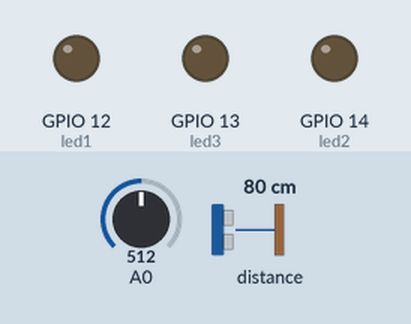
The sketch below on a simulated ESP8266 (NodeMCU). Shown: output pins drawn as LEDs (lit = HIGH). Wiring (inferred from the names in the program): ultrasonic range finder: trigger GPIO 2; echo GPIO 0. The test bench sets the inputs (shaded band); at power-on: A0 = 512, distance to the obstacle 80 cm. The echo pulse lasts 58.3 µs per cm; WiFi joins after 1.5 s; servers stay silent unless stated; random numbers use the default seed unless the sketch sets one; no MQTT or app messages arrive unless stated; pins used as bus, display or sensor lines are not drawn; what the sketch prints to the serial monitor is not drawn.

Above: at 3.1 s.
At 6.7 s:
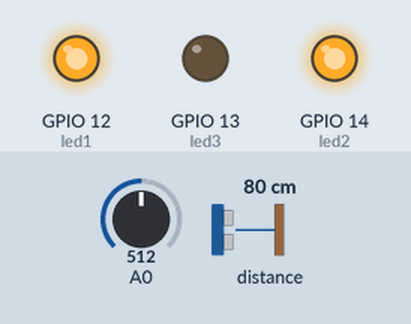
6.8 s: A0 set to 282
13.0 s: A0 set to 266
15.4 s: distance to the obstacle set to 8 cm
18.7 s: distance to the obstacle set to 5 cm
At 22.7 s:
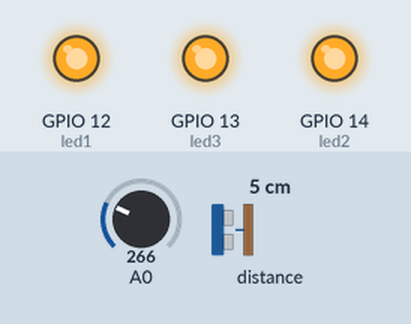
Timing chart, 0 to 24.2 s (numbered marks = the images above; inputs shaded):
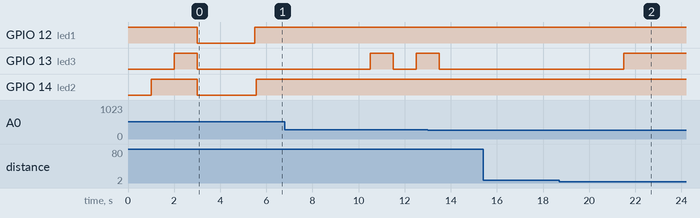

Measured:
- the behaviour switches between 7 and 6 cm on distance to the obstacle (found by bisection; images 1 and 2)
- after the input at 18.7 s, GPIO 13 (led3): LOW → HIGH after 2.8 s

The sketch:

smartbin_mqtt_secondary.ino
```cpp
/*
   Smart Garbage Bin
   By:
   Shubham Ambokar
   Shweta Bhale
   Prayag Desai
   Mini Project
   Sem 5
   TE ET - 1
*/
//secondary bin, red color

//g r y
#define _2l1 5          //33%
#define _2l2 10         //66%
#define _2l3 15         //99%

#define maxiGas 275

#include <ESP8266WiFi.h>
#include <WiFiClient.h>
#include <PubSubClient.h>
#include <Ticker.h>

const char* ssid = "test";

const int trigPin = 2;  //D4
const int echoPin = 0;  //D3

unsigned long currentMillis = 0;
unsigned long previousMillis = 3000;

const int led1 = 12;     //D6 red
const int led2 = 14;     //D7 green
const int led3 = 13;     //D5 yellow

const char* mqtt_server = "iot.eclipse.org";

WiFiClient espClient;
PubSubClient client(espClient);

// defines variables
long duration;
int distance2 = 0;

Ticker blinkTicker;
boolean prevGasTrig = false;
boolean currentGasTrig = false;

void setup() {
  // put your setup code here, to run once:
  pinMode(trigPin, OUTPUT);                   // Sets the trigPin as an Output
  pinMode(echoPin, INPUT);                    // Sets the echoPin as an Input

  pinMode(led1, OUTPUT);
  pinMode(led2, OUTPUT);
  pinMode(led3, OUTPUT);

  digitalWrite(led1, HIGH);
  delay(1000);
  digitalWrite(led2, HIGH);
  delay(1000);
  digitalWrite(led3, HIGH);
  delay(1000);
  digitalWrite(led1, LOW);
  digitalWrite(led2, LOW);
  digitalWrite(led3, LOW);

  client.setServer(mqtt_server, 1883);
  client.setCallback(callback);

  delay(1000);
  Serial.begin(115200);
  WiFi.begin(ssid);
  Serial.println("");

  // Wait for connection
  while (WiFi.status() != WL_CONNECTED) {
    delay(500);
    Serial.print(".");
  }
  digitalWrite(led1, HIGH);

  Serial.println("");
  Serial.print("Connected to ");
  Serial.println(ssid);
  Serial.print("IP address: ");
  Serial.println(WiFi.localIP());
  previousMillis = millis();

}

void loop() {
  // put your main code here, to run repeatedly:
  currentMillis = millis();
  if (currentMillis - previousMillis <= 1500) {
    Serial.println("Executed");
    getDistance();
    if (distance2 <= _2l1) {
      if (!currentGasTrig) {
        Serial.println("HIGH");
        digitalWrite(led3, HIGH);
      }
    }
    else if (distance2 > _2l1 && distance2 <= _2l2) {
      if (!currentGasTrig) {
        Serial.println("LOW");
        digitalWrite(led3, LOW);
      }
    }
    else if (distance2 > _2l2 && distance2 <= _2l3) {
      if (!currentGasTrig) {
        Serial.println("LOW");
        digitalWrite(led3, LOW);
      }
    }
    else {
      if (!currentGasTrig) {
        Serial.println("LOW");
        digitalWrite(led3, LOW);
      }
    }
    int reading = analogRead(A0);
    if (reading >= maxiGas) {
      prevGasTrig = currentGasTrig;
      currentGasTrig = true;
    }
    else {
      prevGasTrig = currentGasTrig;
      currentGasTrig = false;
    }
    char nnum[5];
    char snum [5];  // long enough for 16 bit integer, sign, 5 digits and null.
    itoa(distance2, snum, 10);            // value, char array, base
    itoa(reading, nnum, 10);
    Serial.println("buffer:");
    Serial.println(snum);
    client.publish("miniproject/smartbin/bin2", snum);
    delay(5);
    client.publish("miniproject/smartbin/bin2/gas", nnum);
    Serial.println("Gas");
    Serial.println(reading);
    previousMillis = currentMillis + 4000;
  }
  if (!client.connected()) {
    reconnect();
  }
  digitalWrite(led2, HIGH);
  client.loop();

  if (!prevGasTrig && currentGasTrig) {
    Serial.println("Ticker Attach");
    blinkTicker.attach(1, ledBlink);
  }
  if (prevGasTrig && !currentGasTrig) {
    Serial.println("Ticker Detach");
    blinkTicker.detach();
  }

}

void getDistance(void)
{
  digitalWrite(trigPin, LOW);
  delayMicroseconds(2);

  // Sets the trigPin on HIGH state for 10 micro seconds
  digitalWrite(trigPin, HIGH);
  delayMicroseconds(10);
  digitalWrite(trigPin, LOW);

  // Reads the echoPin, returns the sound wave travel time in microseconds
  duration = pulseIn(echoPin, HIGH);

  // Calculating the distance1
  distance2 = duration * 0.034 / 2;
  // Prints the distance1 on the Serial Monitor
  Serial.println("Distance:");
  Serial.println(distance2);
}


void callback(char* topic, byte* payload, unsigned int length) {
  Serial.println("callback");
  String p_payload;
  for (uint8_t i = 0; i < length; i++) {
    p_payload.concat((char)payload[i]);
  }
  Serial.print("Message arrived [");
  Serial.print(topic);
  Serial.print("] ");
  for (int i = 0; i < length; i++) {
    Serial.print((char)payload[i]);
  }
  Serial.println();
}

void reconnect() {
  // Loop until we're reconnected
  while (!client.connected()) {
    digitalWrite(led2, LOW);
    Serial.print("Attempting MQTT connection...");
    // Create a random client ID
    String clientId = "ESP8266Client-";
    clientId += String(random(0xffff), HEX);
    // Attempt to connect
    if (client.connect(clientId.c_str())) {
      Serial.println("connected");
      // Once connected, publish an announcement...
      client.publish("outTopic", "hello world");
      // ... and resubscribe
      client.subscribe("miniproject/smartbin/bin2");
      client.subscribe("miniproject/smartbin/bin2/gas");
    } else {
      Serial.print("failed, rc=");
      Serial.print(client.state());
      Serial.println(" try again in 5 seconds");
      // Wait 5 seconds before retrying
      delay(5000);
    }
  }
}

void ledBlink(void)
{
  Serial.println("In Ticker Function");
  digitalWrite(led3, !digitalRead(led3));
}
```
